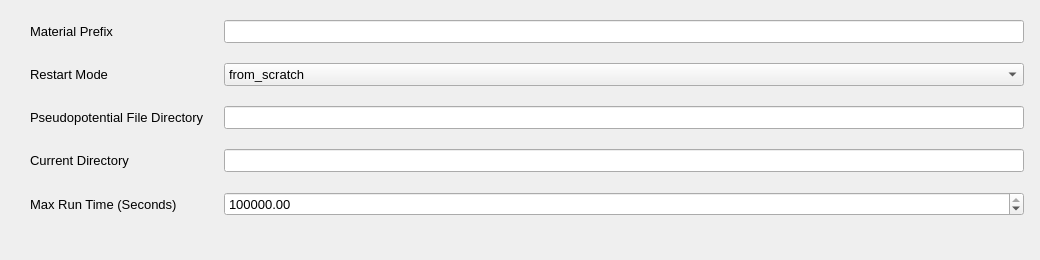
           <widget class="QWidget" name="tab_4">
            <attribute name="title">
             <string>Control</string>
            </attribute>
            <widget class="QWidget" name="formLayoutWidget_2">
             <property name="geometry">
              <rect>
               <x>10</x>
               <y>20</y>
               <width>1021</width>
               <height>231</height>
              </rect>
             </property>
             <layout class="QFormLayout" name="formLayout_4">
              <item row="0" column="0">
               <layout class="QFormLayout" name="formLayout">
                <property name="horizontalSpacing">
                 <number>20</number>
                </property>
                <property name="verticalSpacing">
                 <number>20</number>
                </property>
                <item row="1" column="0">
                 <widget class="QLabel" name="label_4">
                  <property name="font">
                   <font>
                    <pointsize>10</pointsize>
                   </font>
                  </property>
                  <property name="toolTip">
                   <string>&lt;html&gt;&lt;head/&gt;&lt;body&gt;&lt;pre style=&quot; margin-top:12px; margin-bottom:0px; margin-left:0px; margin-right:0px; -qt-block-indent:0; text-indent:0px;&quot;&gt;&lt;span style=&quot; font-family:'Courier New';&quot;&gt;prepended to input/output filenames:&lt;/span&gt;&lt;/pre&gt;&lt;pre style=&quot; margin-top:0px; margin-bottom:-13px; margin-left:0px; margin-right:0px; -qt-block-indent:0; text-indent:0px;&quot;&gt;&lt;span style=&quot; font-family:'Courier New';&quot;&gt;prefix.wfc, prefix.rho, etc.&lt;/span&gt;&lt;/pre&gt;&lt;/body&gt;&lt;/html&gt;</string>
                  </property>
                  <property name="text">
                   <string>Material Prefix</string>
                  </property>
                  <property name="indent">
                   <number>20</number>
                  </property>
                 </widget>
                </item>
                <item row="1" column="1">
                 <widget class="QLineEdit" name="lineEdit">
                  <property name="sizePolicy">
                   <sizepolicy hsizetype="Minimum" vsizetype="Fixed">
                    <horstretch>0</horstretch>
                    <verstretch>0</verstretch>
                   </sizepolicy>
                  </property>
                  <property name="minimumSize">
                   <size>
                    <width>800</width>
                    <height>0</height>
                   </size>
                  </property>
                  <property name="maximumSize">
                   <size>
                    <width>800</width>
                    <height>16777215</height>
                   </size>
                  </property>
                  <property name="font">
                   <font>
                    <pointsize>10</pointsize>
                   </font>
                  </property>
                  <property name="text">
                   <string/>
                  </property>
                 </widget>
                </item>
                <item row="2" column="0">
                 <widget class="QLabel" name="label">
                  <property name="font">
                   <font>
                    <pointsize>10</pointsize>
                   </font>
                  </property>
                  <property name="toolTip">
                   <string>&lt;html&gt;&lt;head/&gt;&lt;body&gt;&lt;p&gt;&lt;span style=&quot; font-family:'Courier New';&quot;&gt;'from_scratch' :&lt;/span&gt;&lt;/p&gt;&lt;pre style=&quot; margin-top:0px; margin-bottom:0px; margin-left:50px; margin-right:0px; -qt-block-indent:0; text-indent:0px;&quot;&gt;&lt;span style=&quot; font-family:'Courier New';&quot;&gt;From scratch. This is the normal way to perform a PWscf calculation&lt;/span&gt;&lt;/pre&gt;&lt;p&gt;&lt;span style=&quot; font-family:'Courier New';&quot;&gt;'restart' :&lt;/span&gt;&lt;/p&gt;&lt;pre style=&quot; margin-top:0px; margin-bottom:0px; margin-left:50px; margin-right:0px; -qt-block-indent:0; text-indent:0px;&quot;&gt;&lt;span style=&quot; font-family:'Courier New';&quot;&gt;From previous interrupted run. Use this switch only if you want to&lt;/span&gt;&lt;/pre&gt;&lt;pre style=&quot; margin-top:0px; margin-bottom:0px; margin-left:50px; margin-right:0px; -qt-block-indent:0; text-indent:0px;&quot;&gt;&lt;span style=&quot; font-family:'Courier New';&quot;&gt;continue, using the same number of processors and parallelization,&lt;/span&gt;&lt;/pre&gt;&lt;pre style=&quot; margin-top:0px; margin-bottom:0px; margin-left:50px; margin-right:0px; -qt-block-indent:0; text-indent:0px;&quot;&gt;&lt;span style=&quot; font-family:'Courier New';&quot;&gt;an interrupted calculation. Do not use to start a new one, or to&lt;/span&gt;&lt;/pre&gt;&lt;pre style=&quot; margin-top:0px; margin-bottom:0px; margin-left:50px; margin-right:0px; -qt-block-indent:0; text-indent:0px;&quot;&gt;&lt;span style=&quot; font-family:'Courier New';&quot;&gt;perform a non-scf calculations.  Works only if the calculation was&lt;/span&gt;&lt;/pre&gt;&lt;pre style=&quot; margin-top:0px; margin-bottom:0px; margin-left:50px; margin-right:0px; -qt-block-indent:0; text-indent:0px;&quot;&gt;&lt;span style=&quot; font-family:'Courier New';&quot;&gt;cleanly stopped using variable &lt;/span&gt;&lt;a href=&quot;https://www.quantum-espresso.org/Doc/INPUT_PW.html#max_seconds&quot;&gt;&lt;span style=&quot; font-family:'Courier New'; text-decoration: underline; color:#0000ff;&quot;&gt;max_seconds&lt;/span&gt;&lt;/a&gt;&lt;span style=&quot; font-family:'Courier New';&quot;&gt;, or by user request&lt;/span&gt;&lt;/pre&gt;&lt;pre style=&quot; margin-top:0px; margin-bottom:0px; margin-left:50px; margin-right:0px; -qt-block-indent:0; text-indent:0px;&quot;&gt;&lt;span style=&quot; font-family:'Courier New';&quot;&gt;with an &amp;quot;exit file&amp;quot; (i.e.: create a file &amp;quot;prefix&amp;quot;.EXIT, in directory&lt;/span&gt;&lt;/pre&gt;&lt;pre style=&quot; margin-top:0px; margin-bottom:0px; margin-left:50px; margin-right:0px; -qt-block-indent:0; text-indent:0px;&quot;&gt;&lt;span style=&quot; font-family:'Courier New';&quot;&gt;&amp;quot;outdir&amp;quot;; see variables &lt;/span&gt;&lt;a href=&quot;https://www.quantum-espresso.org/Doc/INPUT_PW.html#prefix&quot;&gt;&lt;span style=&quot; font-family:'Courier New'; text-decoration: underline; color:#0000ff;&quot;&gt;prefix&lt;/span&gt;&lt;/a&gt;&lt;span style=&quot; font-family:'Courier New';&quot;&gt;, &lt;/span&gt;&lt;a href=&quot;https://www.quantum-espresso.org/Doc/INPUT_PW.html#outdir&quot;&gt;&lt;span style=&quot; font-family:'Courier New'; text-decoration: underline; color:#0000ff;&quot;&gt;outdir&lt;/span&gt;&lt;/a&gt;&lt;span style=&quot; font-family:'Courier New';&quot;&gt;). The default for&lt;/span&gt;&lt;/pre&gt;&lt;pre style=&quot; margin-top:0px; margin-bottom:0px; margin-left:50px; margin-right:0px; -qt-block-indent:0; text-indent:0px;&quot;&gt;&lt;a href=&quot;https://www.quantum-espresso.org/Doc/INPUT_PW.html#startingwfc&quot;&gt;&lt;span style=&quot; font-family:'Courier New'; text-decoration: underline; color:#0000ff;&quot;&gt;startingwfc&lt;/span&gt;&lt;/a&gt;&lt;span style=&quot; font-family:'Courier New';&quot;&gt; and &lt;/span&gt;&lt;a href=&quot;https://www.quantum-espresso.org/Doc/INPUT_PW.html#startingpot&quot;&gt;&lt;span style=&quot; font-family:'Courier New'; text-decoration: underline; color:#0000ff;&quot;&gt;startingpot&lt;/span&gt;&lt;/a&gt;&lt;span style=&quot; font-family:'Courier New';&quot;&gt; is set to 'file'.&lt;/span&gt;&lt;/pre&gt;&lt;p&gt;&lt;br/&gt;&lt;/p&gt;&lt;/body&gt;&lt;/html&gt;</string>
                  </property>
                  <property name="text">
                   <string>Restart Mode</string>
                  </property>
                  <property name="indent">
                   <number>20</number>
                  </property>
                 </widget>
                </item>
                <item row="2" column="1">
                 <widget class="QComboBox" name="comboBox">
                  <property name="font">
                   <font>
                    <pointsize>10</pointsize>
                   </font>
                  </property>
                  <item>
                   <property name="text">
                    <string extracomment="asdfasdfasdf">from_scratch</string>
                   </property>
                  </item>
                  <item>
                   <property name="text">
                    <string>restart</string>
                   </property>
                  </item>
                 </widget>
                </item>
                <item row="3" column="0">
                 <widget class="QLabel" name="label_2">
                  <property name="font">
                   <font>
                    <pointsize>10</pointsize>
                   </font>
                  </property>
                  <property name="toolTip">
                   <string>&lt;html&gt;&lt;head/&gt;&lt;body&gt;&lt;pre style=&quot; margin-top:12px; margin-bottom:-13px; margin-left:0px; margin-right:0px; -qt-block-indent:0; text-indent:0px;&quot;&gt;&lt;span style=&quot; font-family:'Courier New';&quot;&gt;directory containing pseudopotential files&lt;/span&gt;&lt;/pre&gt;&lt;/body&gt;&lt;/html&gt;</string>
                  </property>
                  <property name="text">
                   <string>Pseudopotential File Directory</string>
                  </property>
                  <property name="indent">
                   <number>20</number>
                  </property>
                 </widget>
                </item>
                <item row="3" column="1">
                 <widget class="QLineEdit" name="lineEdit_2">
                  <property name="font">
                   <font>
                    <pointsize>10</pointsize>
                   </font>
                  </property>
                 </widget>
                </item>
                <item row="4" column="0">
                 <widget class="QLabel" name="label_3">
                  <property name="font">
                   <font>
                    <pointsize>10</pointsize>
                   </font>
                  </property>
                  <property name="toolTip">
                   <string>&lt;html&gt;&lt;head/&gt;&lt;body&gt;&lt;pre style=&quot; margin-top:12px; margin-bottom:-13px; margin-left:0px; margin-right:0px; -qt-block-indent:0; text-indent:0px;&quot;&gt;&lt;span style=&quot; font-family:'Courier New';&quot;&gt;input, temporary, output files are found in this directory&lt;/span&gt;&lt;/pre&gt;&lt;pre style=&quot; margin-top:12px; margin-bottom:-13px; margin-left:0px; margin-right:0px; -qt-block-indent:0; text-indent:0px;&quot;&gt;&lt;span style=&quot; font-family:'Courier New';&quot;&gt;DEFAULT: current directory ('./')&lt;/span&gt;&lt;/pre&gt;&lt;/body&gt;&lt;/html&gt;</string>
                  </property>
                  <property name="text">
                   <string>Current Directory</string>
                  </property>
                  <property name="indent">
                   <number>20</number>
                  </property>
                 </widget>
                </item>
                <item row="4" column="1">
                 <widget class="QLineEdit" name="lineEdit_3">
                  <property name="font">
                   <font>
                    <pointsize>10</pointsize>
                   </font>
                  </property>
                 </widget>
                </item>
                <item row="5" column="1">
                 <widget class="QDoubleSpinBox" name="doubleSpinBox">
                  <property name="font">
                   <font>
                    <pointsize>10</pointsize>
                   </font>
                  </property>
                  <property name="minimum">
                   <double>1.000000000000000</double>
                  </property>
                  <property name="maximum">
                   <double>10000000.000000000000000</double>
                  </property>
                  <property name="value">
                   <double>10000000.000000000000000</double>
                  </property>
                 </widget>
                </item>
                <item row="5" column="0">
                 <widget class="QLabel" name="label_5">
                  <property name="font">
                   <font>
                    <pointsize>10</pointsize>
                   </font>
                  </property>
                  <property name="toolTip">
                   <string>&lt;html&gt;&lt;head/&gt;&lt;body&gt;&lt;pre style=&quot; margin-top:12px; margin-bottom:0px; margin-left:0px; margin-right:0px; -qt-block-indent:0; text-indent:0px;&quot;&gt;&lt;span style=&quot; font-family:'Courier New';&quot;&gt;Jobs stops after &lt;/span&gt;&lt;a href=&quot;https://www.quantum-espresso.org/Doc/INPUT_PW.html#max_seconds&quot;&gt;&lt;span style=&quot; font-family:'Courier New'; text-decoration: underline; color:#0000ff;&quot;&gt;max_seconds&lt;/span&gt;&lt;/a&gt;&lt;span style=&quot; font-family:'Courier New';&quot;&gt; CPU time. Use this option&lt;/span&gt;&lt;/pre&gt;&lt;pre style=&quot; margin-top:0px; margin-bottom:0px; margin-left:0px; margin-right:0px; -qt-block-indent:0; text-indent:0px;&quot;&gt;&lt;span style=&quot; font-family:'Courier New';&quot;&gt;in conjunction with option &lt;/span&gt;&lt;a href=&quot;https://www.quantum-espresso.org/Doc/INPUT_PW.html#restart_mode&quot;&gt;&lt;span style=&quot; font-family:'Courier New'; text-decoration: underline; color:#0000ff;&quot;&gt;restart_mode&lt;/span&gt;&lt;/a&gt;&lt;span style=&quot; font-family:'Courier New';&quot;&gt; if you need to&lt;/span&gt;&lt;/pre&gt;&lt;pre style=&quot; margin-top:0px; margin-bottom:0px; margin-left:0px; margin-right:0px; -qt-block-indent:0; text-indent:0px;&quot;&gt;&lt;span style=&quot; font-family:'Courier New';&quot;&gt;split a job too long to complete into shorter jobs that&lt;/span&gt;&lt;/pre&gt;&lt;pre style=&quot; margin-top:0px; margin-bottom:-13px; margin-left:0px; margin-right:0px; -qt-block-indent:0; text-indent:0px;&quot;&gt;&lt;span style=&quot; font-family:'Courier New';&quot;&gt;fit into your batch queues.&lt;/span&gt;&lt;/pre&gt;&lt;pre style=&quot;-qt-paragraph-type:empty; margin-top:0px; margin-bottom:-13px; margin-left:0px; margin-right:0px; -qt-block-indent:0; text-indent:0px; font-family:'Courier New';&quot;&gt;&lt;br/&gt;&lt;/pre&gt;&lt;pre style=&quot; margin-top:0px; margin-bottom:-13px; margin-left:0px; margin-right:0px; -qt-block-indent:0; text-indent:0px;&quot;&gt;&lt;span style=&quot; font-family:'Courier New';&quot;&gt;DEFAULT: 1E7, or 150 days, i.e. no time limit&lt;/span&gt;&lt;/pre&gt;&lt;/body&gt;&lt;/html&gt;</string>
                  </property>
                  <property name="text">
                   <string>Max Run Time (Seconds)</string>
                  </property>
                  <property name="indent">
                   <number>20</number>
                  </property>
                 </widget>
                </item>
               </layout>
              </item>
             </layout>
            </widget>
           </widget>
